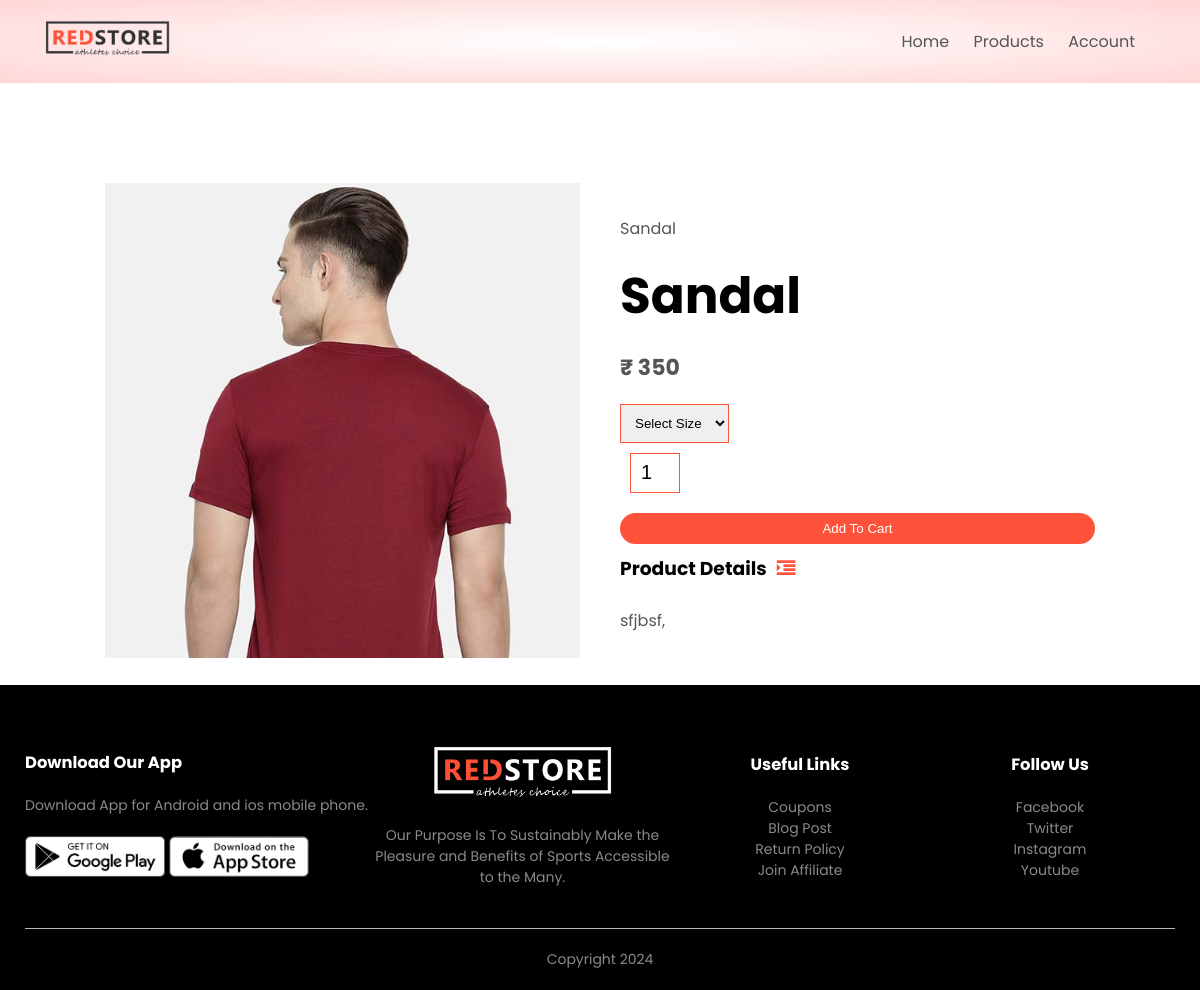
Screenshot of /product_detail/5 with the database file from the repository.
### products/models.py (models this page shows, shortened)
class Product(models.Model):
    LIVE=1
    DELETE=0
    DELETE_CHOICES=((LIVE,'Live'),(DELETE,'Delete'))
    title=models.CharField(max_length=300)
    price=models.IntegerField()
    description=models.TextField()
    image=models.ImageField(upload_to='media/')
    priority=models.IntegerField(default=0)
    delete_status=models.IntegerField(choices=DELETE_CHOICES,default=LIVE)
    created_at=models.DateTimeField(auto_now_add=True)
    updated_at=models.DateTimeField(auto_now=True)

### products/views.py (the view)
# urls.py: path('product_detail/<pk>',views.detail_product,name='detail_product')
def detail_product(request,pk):
    product=Product.objects.get(pk=pk)
    context={'product':product}
    return render(request,"product_detail.html",context)

### templates/product_detail.html
{% extends 'blank_layout.html' %}
 {% block content %}
 {% include 'product_description.html'%}
 {% endblock content %}

### templates/product_description.html (shortened to what this page needs)
{% load static %}
<div class="small-container single-product">
    <div class="row">
        <div class="col-2">
            <img src="{{ product.image.url }}" width="100%" id="ProductImg">
        </div>
        <div class="col-2">
            <p>{{ product.title }}</p>
            <h1>{{ product.title }}</h1>
            <h4>₹ {{ product.price }}</h4>
        <form action="{% url 'add_tocart' %}" method="post" enctype="multipart/form-data">
                <select>
                    <option>Select Size</option>
                </select>
                <input type="number" name="quantity" value="1">
                <button type="submit" class="btn">Add To Cart</button>
            </form>
            <h3>Product Details<i class="fa fa-indent"></i></h3>
            <br>
            <p>{{ product.description }}</p>
        </div>
    </div>
</div>

### static/css/style.css (style rules this page uses)
* { margin: 0; padding: 0; box-sizing: border-box; }
body { font-family: 'Poppins', sans-serif; }
p { color: #555; }
.row { display: flex; align-items: center; flex-wrap: wrap; justify-content: space-around; }
.col-2 { flex-basis: 50%; min-width: 300px; }
.col-2 img { max-width: 100%; padding: 50px 0; }
.col-2 h1 { font-size: 50px; line-height: 60px; margin: 25px 0; }
.btn { display: inline-block; background: #ff523b; color: white; padding: 8px 30px; margin: 30px 0; border-radius: 30px; transition: background 0.5s; }
.small-container { max-width: 1080px; margin: auto; padding-left: 25px; padding-right: 25px; }
h4 { color: #555; font-weight: normal; }
select { border: 1px solid #ff523b; padding: 5px; }
.single-product { margin-top: 80px; }
.single-product .col-2 img { padding: 0; }
.single-product .col-2 { padding: 20px; }
.single-product h4 { margin: 20px 0; font-size: 22px; font-weight: bold; }
.single-product select { display: block; padding: 10px; margin-top: 20px; }
.single-product input { width: 50px; height: 40px; padding-left: 10px; font-size: 20px; margin-left: 10px; border: 1px solid #ff523b; margin-right: 10px; }
.single-product .fa { color: #ff523b; margin-left: 10px; }
form input { width: 100%; height: 30px; margin: 10px 0; padding: 0 10px; border: 1px solid #ccc; }
form .btn { width: 100%; border: none; cursor: pointer; margin: 10px 0; }

### rows the page displays
Product: image (picture), title "Sandal", price "350", description "sfjbsf,"
